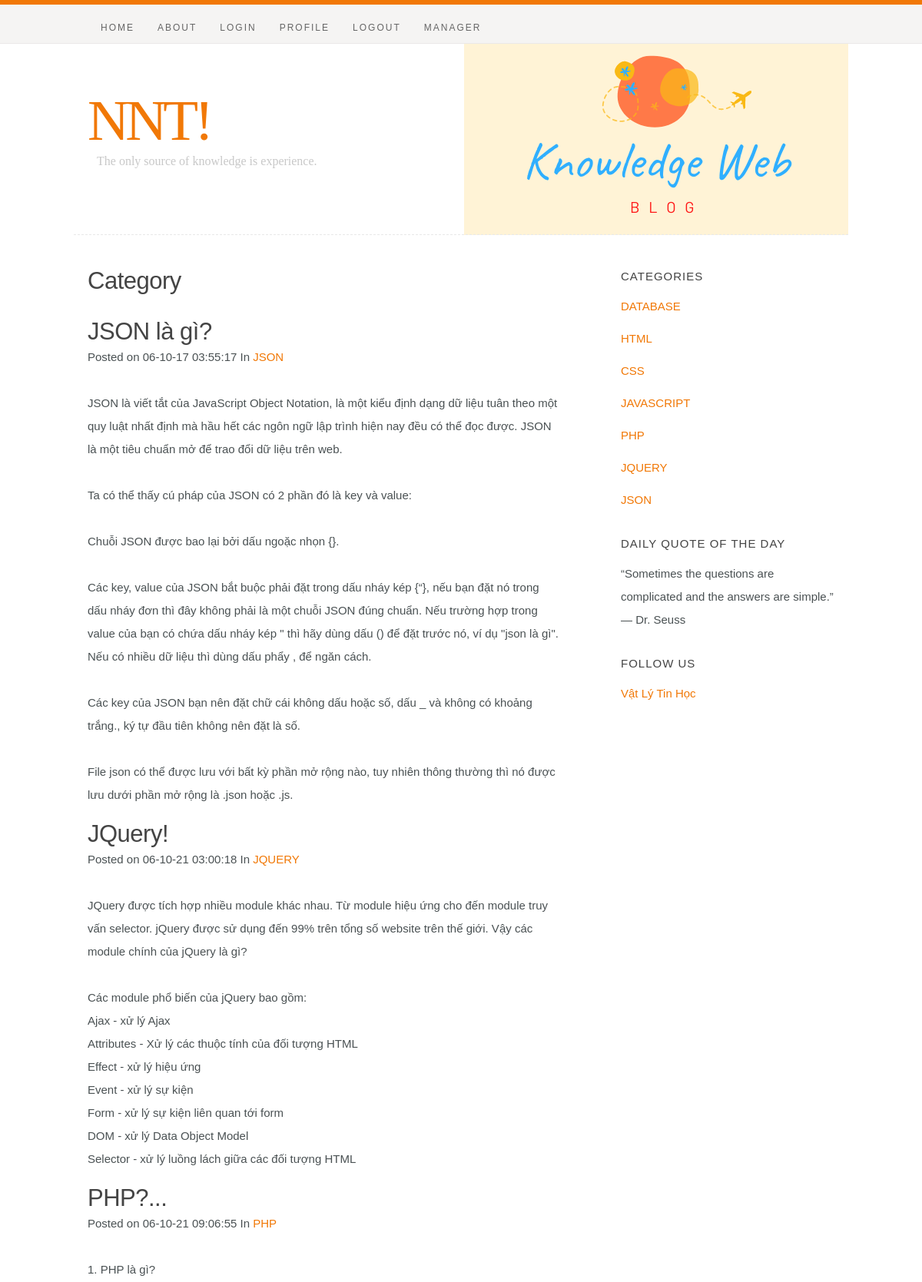
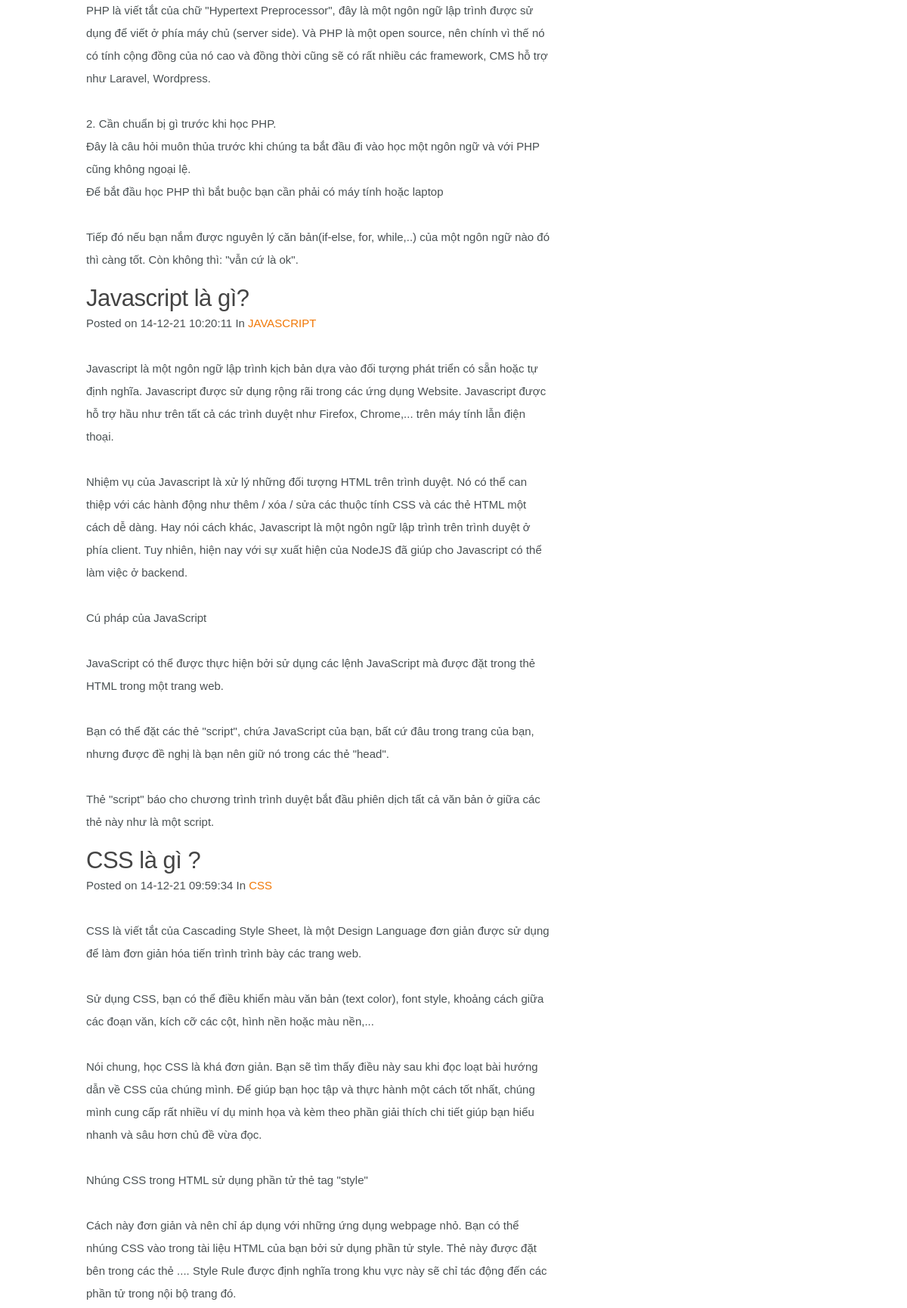
The app's page /category.php (upper part) with its own data (2 pictures, top to bottom).
### tables this page shows
CREATE TABLE `posts` (
  `id` int(6) NOT NULL,
  `cat_id` int(3) NOT NULL,
  `title` varchar(255) NOT NULL,
  `contents` text NOT NULL,
  `date_posted` datetime NOT NULL
);

CREATE TABLE `categories` (
  `id` int(3) NOT NULL,
  `name` text NOT NULL
);

### resources/functions/blog.php (called while the page is built, shortened)
<?php
function get_posts($id = null, $cat_id = null){
  global $conn;
    $posts = array();
    $query = "SELECT
              `posts`.`id` AS `post_id` ,
               `categories`.`id` AS `category_id`,
               `title`,`contents`,`date_posted`,
               `categories`.`name`
               FROM `posts`
               INNER JOIN `categories` ON `categories`.`id` = `posts`.`cat_id` " ;
    $query .= "ORDER BY `post_id` DESC";
    $query = mysqli_query($conn,$query);
    while($row = mysqli_fetch_assoc($query)){
    $posts[] = $row;
   }
   return $posts;
}
function get_categories($id = null){
  global $conn;
   $categories = array();
   $query = mysqli_query($conn,"SELECT `id`,`name` FROM `categories`");
   while($row = mysqli_fetch_assoc($query)){
    $categories[] = $row;
   }
   return $categories;
}

### category.php (the view, shortened to what this page needs)
<?php
$posts = get_posts(null,$_GET['id']);
?>
<!DOCTYPE html>
<html class="no-js" lang="en">
<head>
   <link rel="stylesheet" href="css/default.css">
	<link rel="stylesheet" href="css/layout.css">
	<link rel="stylesheet" href="css/media-queries.css">
</head>
<body>
   <header id="top">
   	<div class="row">
   		<div class="header-content twelve columns">
		      <h1 id="logo-text"><a href="index.php" title="">NNT!</a></h1>
				<p id="intro">The only source of knowledge is experience.</p>
			</div>
	   </div>
	   <nav id="nav-wrap">
	   	<div class="row">
			   	<ul id="nav" class="nav">
               <li class="current"><a href="index.php">Home</a></li>
			      	<li><a href="page.html">About</a></li>
                  <li><a href="login.php">Login</a></li>
                  <li><a href="profile.php">Profile</a></li>
                  <li><a href="logout.php">Logout</a></li>
                  <li><a href="admin.php">Manager</a></li>
			   	</ul>
	   	</div>
	   </nav>
   </header>
   <div id="content-wrap">
   	<div class="row">
   		<div id="main" class="eight columns">
	   		<article class="entry">
					<header class="entry-header">
               <h2 class="entry-title">
							<h2>Category</h2><br/>
						</h2>
	    <?php
     foreach($posts as $post){
     ?>
						<div class="entry-meta">
	     <h2><a href='index.php?id=<?php echo $post['post_id']; ?>' ><?php echo $post['title']; ?></a></h2>
     <p>
        Posted on <?php echo date('d-m-y h:i:s',strtotime($post['date_posted'])); ?>
        In <a href='category.php?id=<?php echo $post['category_id']; ?>' ><?php echo $post['name']; ?></a>
     </p>
     <div><?php echo nl2br($post['contents']); ?></div>
						</div>
					</header>
    <?php
     }
     ?>
				</article>
   		</div>
   		<div id="sidebar" class="four columns">
   			<div class="widget widget_categories group">
   				<h3>Categories</h3>
   				<?php
     foreach(get_categories() as $category){
     ?>
      <p><a href="category.php?id=<?php echo $category['id'];?>"><?php echo $category['name']; ?></a>
     <?php
     }
     ?>
				</div>
				<div class="widget widget_text group">
					<h3>Daily Quote of the Day</h3>
				<p>“Sometimes the questions are complicated and the answers are simple.” ― Dr. Seuss</p>
   			</div>
            <div class="widget widget_text group">
					<h3>Follow us</h3>
               <a href="https://phys.hcmus.edu.vn/vat-ly-tin-hoc">Vật Lý Tin Học</a>
            </div>
   		</div>
   	</div>
   </div>
</body>
</html>

### css/default.css (style rules this page uses)
html, body, div, span, object, iframe, h1, h2, h3, h4, h5, h6, p, blockquote, pre, abbr, address, cite, code, del, dfn, em, img, ins, kbd, q, samp, small, strong, sub, sup, var, b, i, dl, dt, dd, ol, ul, li, fieldset, form, label, legend, table, caption, tbody, tfoot, thead, tr, th, td, article, aside, canvas, details, figcaption, figure, footer, header, hgroup, menu, nav, section, summary, time, mark, audio, video { margin: 0; padding: 0; border: 0; outline: 0; font-size: 100%; vertical-align: baseline; background: transparent; }
article,aside,details,figcaption,figure, footer,header,hgroup,menu,nav,section { display: block; }
*, *:before, *:after { -moz-box-sizing: border-box; -webkit-box-sizing: border-box; box-sizing: border-box; }
html { font-size: 62.5%; }
body { background: #fff; font-family: 'merriweather-regular', sans-serif; font-weight: normal; font-size: 15px; line-height: 30px; color: #4A5153; -webkit-font-smoothing: antialiased; -webkit-text-size-adjust: 100%; }
h1, h2, h3, h4, h5, h6 { color: #444; font-family: 'opensans-semibold', sans-serif; font-weight: normal; text-rendering: optimizeLegibility; }
h1 a, h2 a, h3 a, h4 a, h5 a, h6 a { font-weight: inherit; }
h1 { font-size: 38px; line-height: 42px; margin-bottom: 12px; letter-spacing: -1px; }
h2 { font-size: 28px; line-height: 36px; margin-bottom: 6px; }
h3 { font-size: 22px; line-height: 30px; margin-bottom: 12px; }
p { margin: 0 0 30px 0; }
a, a:visited { text-decoration: none; outline: 0; color: #f17806; -webkit-transition: color .3s ease-in-out; -moz-transition: color .3s ease-in-out; -o-transition: color .3s ease-in-out; transition: color .3s ease-in-out; }
p a, p a:visited { line-height: inherit; }
ul, ol { margin-bottom: 24px; margin-top: 12px; }
ul { list-style: none }
ul li { padding-left: 4px; }
.row { width: 94%; max-width: 1008px; margin: 0 auto; }
.row:before, .row:after { content: " "; display: table; }
.row:after { clear: both; }
.column, .columns { position: relative; padding: 0 18px; min-height: 1px; float: left; }
[class*="column"] + [class*="column"]:last-child { float: right; }
.four, .row .four { width: 33.33333%; }
.eight, .row .eight { width: 66.66667%; }
.twelve, .row .twelve { width: 100%; }
.group:before, .group:after { content: " "; display: table; }
.group:after { clear: both; }

### css/layout.css (style rules this page uses)
body { background: #F6F5F5; border-top: 6px solid #f17806; }
.page h2, .entry h2, .entry h2 a { font: 31px/36px 'opensans-semibold', sans-serif; color: #444; margin-bottom: 0; letter-spacing: -.5px; }
header { width: 100%; height: 300px; background: #fff; }
header .header-content { background: #fff url(img/blog1.png) no-repeat right top; height: 300px; border-bottom: 1px dashed #E8E8E8; position: relative; }
header h1#logo-text { margin: 0; padding: 0; position: absolute; top: 108px; left: 18px; }
header h1#logo-text a { margin: 0; padding: 0; font: normal 75px Georgia, Serif; letter-spacing: -5px; color: #f17806; text-decoration: none; }
header p#intro { margin: 0; padding: 0; font: 16px/24px 'opensans-light', Georgia, Serif; font-weight: normal; color: #C8C8C8; width: 400px; position: absolute; top: 192px; left: 30px; }
#nav-wrap, #nav-wrap ul, #nav-wrap li, #nav-wrap a { margin: 0; padding: 0; border: none; outline: none; }
#nav-wrap { font: 12px 'opensans-bold', sans-serif; text-transform: uppercase; letter-spacing: 2px; background: #F5F4F3; border-bottom: 1px solid #EAE8E8; width: 100%; float: left; position: absolute; top: 6px; left: 0; }
ul#nav { min-height: 50px; width: auto; margin-left: 20px; float: left; position: relative; top: 0; text-align: left; }
ul#nav li { position: relative; list-style: none; height: 50px; display: inline-block; padding-top: 10px; }
ul#nav > li { float: left; }
ul#nav li a { display: inline-block; padding: 0 15px; line-height: 40px; text-decoration: none; color: #666666; -webkit-transition: color .2s ease-in-out; -moz-transition: color .2s ease-in-out; -o-transition: color .2s ease-in-out; -ms-transition: color .2s ease-in-out; transition: color .2s ease-in-out; }
#content-wrap { background: #fff; padding: 42px 0 36px 0; }
#content-wrap #main { padding-right: 40px; }
#sidebar { padding-top: 0px; padding-left: 40px; }
#sidebar h3 { font: 15px/24px 'opensans-bold', sans-serif; text-transform: uppercase; letter-spacing: 1px; }
#sidebar .widget { margin-bottom: 18px; }
#sidebar p { margin-bottom: 12px; }
.entry { padding-bottom: 12px; margin-bottom: 24px; }
.entry header { height: auto; }

### records on screen
posts: title "JSON là gì?", date_posted "06-10-17 03:55:17", categories.name "JSON", contents "JSON là viết tắt của JavaScript Object Notation, là một kiểu định dạng dữ liệu tuân theo một quy luật nhất định mà hầu hết các ngôn ngữ lập trình hiện nay đều có thể đọc được. JSON là một tiêu chuẩn mở để trao đổi dữ liệu trên web. Ta có thể thấy cú pháp của JSON có 2 phần đó là key và value: Chuỗi JSON được bao lại bởi dấu ngoặc nhọn {}. Các key, value của JSON bắt buộc phải đặt trong dấu nháy kép {“}, nếu bạn đặt nó trong dấu nháy đơn thì đây không phải là một chuỗi JSON đúng chuẩn. Nếu trường hợp trong value của bạn có chứa dấu nháy kép \" thì hãy dùng dấu () để đặt trước nó, ví dụ \"json là gì\". Nếu có nhiều dữ liệu thì dùng dấu phẩy , để ngăn cách. Các key của JSON bạn nên đặt chữ cái…"
posts: title "JQuery!", date_posted "06-10-21 03:00:18", categories.name "JQUERY", contents "JQuery được tích hợp nhiều module khác nhau. Từ module hiệu ứng cho đến module truy vấn selector. jQuery được sử dụng đến 99% trên tổng số website trên thế giới. Vậy các module chính của jQuery là gì? Các module phổ biến của jQuery bao gồm: Ajax - xử lý Ajax Attributes - Xử lý các thuộc tính của đối tượng HTML Effect - xử lý hiệu ứng Event - xử lý sự kiện Form - xử lý sự kiện liên quan tới form DOM - xử lý Data Object Model Selector - xử lý luồng lách giữa các đối tượng HTML"
posts: title "PHP?...", date_posted "06-10-21 09:06:55", categories.name "PHP", contents "1. PHP là gì? PHP là viết tắt của chữ \"Hypertext Preprocessor\", đây là một ngôn ngữ lập trình được sử dụng để viết ở phía máy chủ (server side). Và PHP là một open source, nên chính vì thế nó có tính cộng đồng của nó cao và đồng thời cũng sẽ có rất nhiều các framework, CMS hỗ trợ như Laravel, Wordpress. 2. Cần chuẩn bị gì trước khi học PHP. Đây là câu hỏi muôn thủa trước khi chúng ta bắt đầu đi vào học một ngôn ngữ và với PHP cũng không ngoại lệ. Để bắt đầu học PHP thì bắt buộc bạn cần phải có máy tính hoặc laptop Tiếp đó nếu bạn nắm được nguyên lý căn bản(if-else, for, while,..) của một ngôn ngữ nào đó thì càng tốt. Còn không thì: \"vẫn cứ là ok\"."
posts: title "Javascript là gì?", date_posted "14-12-21 10:20:11", categories.name "JAVASCRIPT", contents "Javascript là một ngôn ngữ lập trình kịch bản dựa vào đối tượng phát triển có sẵn hoặc tự định nghĩa. Javascript được sử dụng rộng rãi trong các ứng dụng Website. Javascript được hỗ trợ hầu như trên tất cả các trình duyệt như Firefox, Chrome,... trên máy tính lẫn điện thoại. Nhiệm vụ của Javascript là xử lý những đối tượng HTML trên trình duyệt. Nó có thể can thiệp với các hành động như thêm / xóa / sửa các thuộc tính CSS và các thẻ HTML một cách dễ dàng. Hay nói cách khác, Javascript là một ngôn ngữ lập trình trên trình duyệt ở phía client. Tuy nhiên, hiện nay với sự xuất hiện của NodeJS đã giúp cho Javascript có thể làm việc ở backend. Cú pháp của JavaScript JavaScript có thể được thực…"
posts: title "CSS là gì ?", date_posted "14-12-21 09:59:34", categories.name "CSS", contents "CSS là viết tắt của Cascading Style Sheet, là một Design Language đơn giản được sử dụng để làm đơn giản hóa tiến trình trình bày các trang web. Sử dụng CSS, bạn có thể điều khiển màu văn bản (text color), font style, khoảng cách giữa các đoạn văn, kích cỡ các cột, hình nền hoặc màu nền,... Nói chung, học CSS là khá đơn giản. Bạn sẽ tìm thấy điều này sau khi đọc loạt bài hướng dẫn về CSS của chúng mình. Để giúp bạn học tập và thực hành một cách tốt nhất, chúng mình cung cấp rất nhiều ví dụ minh họa và kèm theo phần giải thích chi tiết giúp bạn hiểu nhanh và sâu hơn chủ đề vừa đọc. Nhúng CSS trong HTML sử dụng phần tử thẻ tag \"style\" Cách này đơn giản và nên chỉ áp dụng với những ứng dụng…"
categories: name "DATABASE"
categories: name "HTML"
categories: name "CSS"
categories: name "JAVASCRIPT"
categories: name "PHP"
categories: name "JQUERY"
categories: name "JSON"
